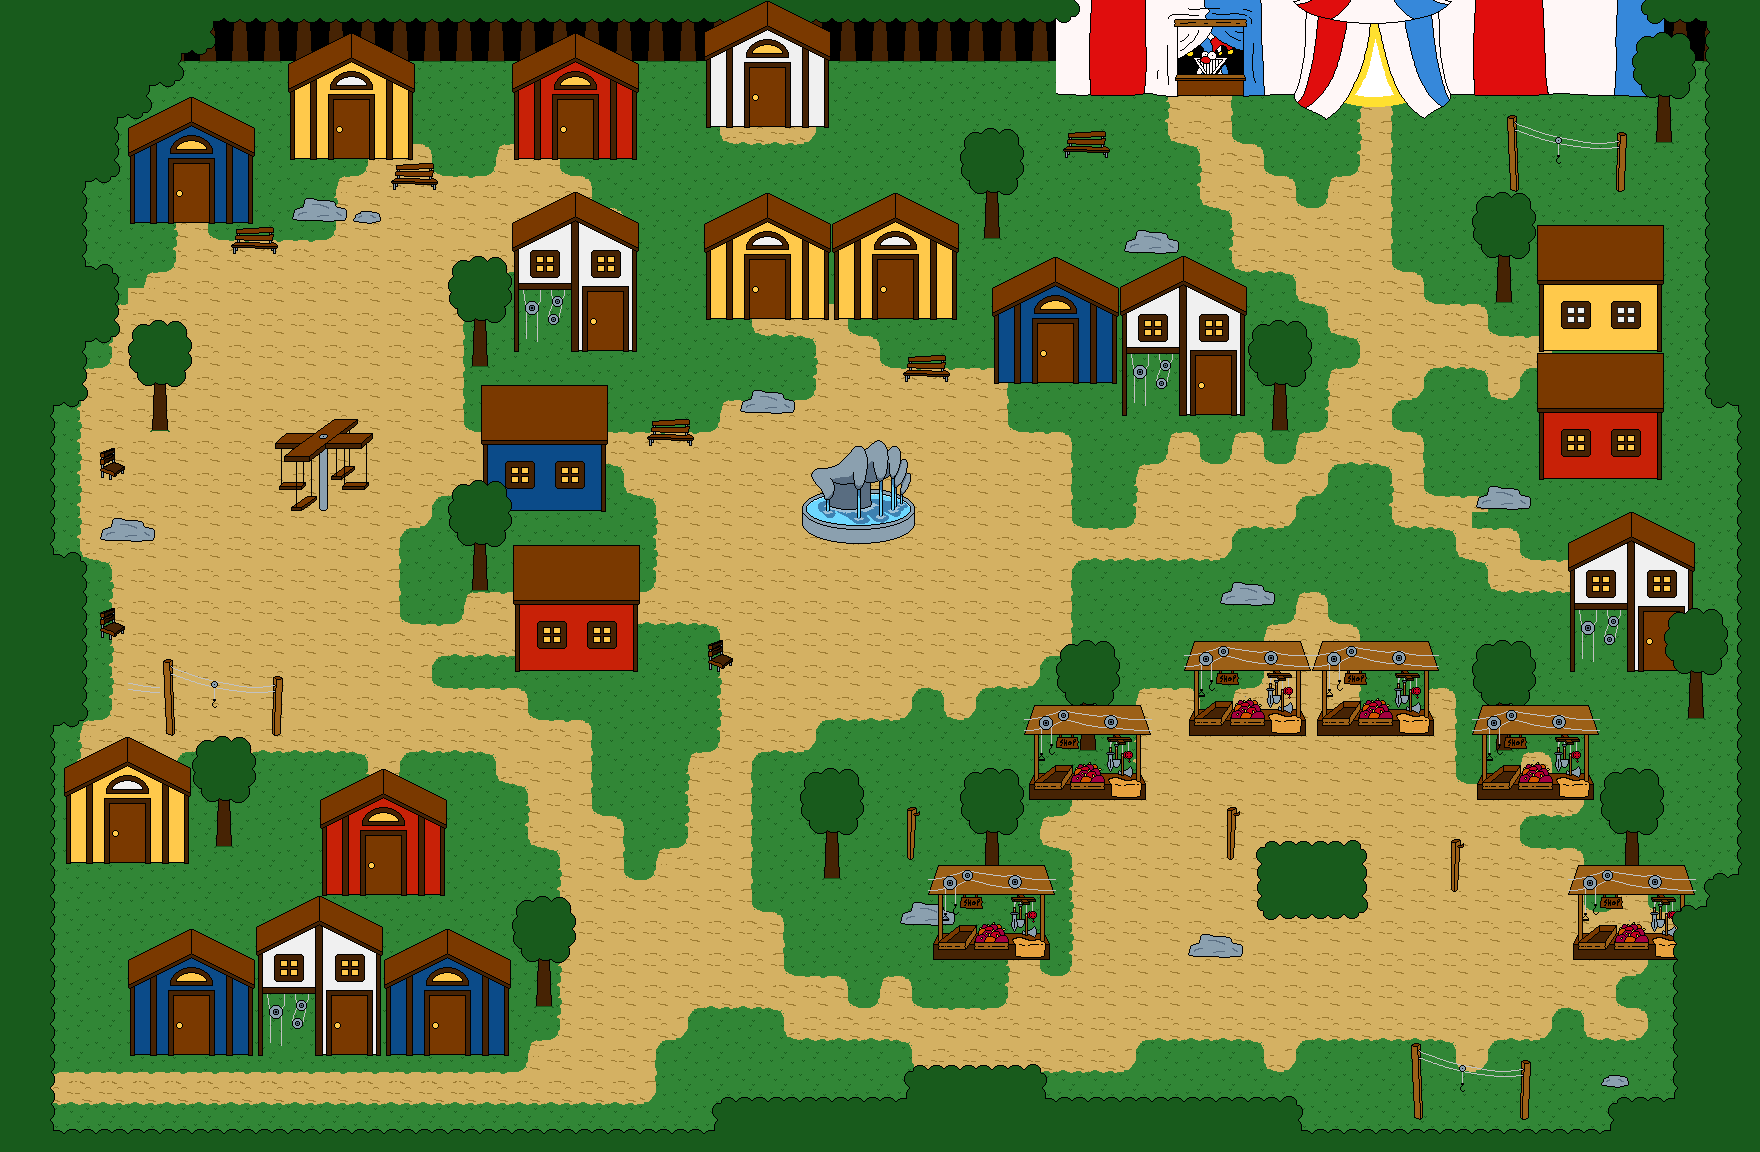

Below is a game level as drawn by its tile map, then a one-line description and the .tmx that defines it (tile-layer data replaced by summaries):
An orthogonal 55x36 tile map with 32x32 px tiles, 4 tile layers (Ground, TreesBottom, Houses, Details), 3 tilesets.

<map version="1.9" tiledversion="1.9.2" orientation="orthogonal" renderorder="right-down" width="55" height="36" tilewidth="32" tileheight="32" infinite="0" nextlayerid="8" nextobjectid="1">
 <tileset firstgid="1" name="ground_tiles" tilewidth="32" tileheight="32" tilecount="15" columns="5">
  <image source="../Textures/ground_tiles.png" width="160" height="96" />
  <wangsets>
   <wangset name="Grass" type="mixed" tile="-1">
    <wangcolor name="" color="#ff0000" tile="-1" probability="1" />
    <wangtile tileid="0" wangid="0,0,0,1,0,0,0,0" />
    <wangtile tileid="1" wangid="0,0,0,1,1,1,0,0" />
    <wangtile tileid="2" wangid="0,0,0,0,0,1,0,0" />
    <wangtile tileid="3" wangid="1,1,0,0,0,1,1,1" />
    <wangtile tileid="4" wangid="1,1,1,1,0,0,0,1" />
    <wangtile tileid="5" wangid="0,1,1,1,0,0,0,0" />
    <wangtile tileid="6" wangid="1,1,1,1,1,1,1,1" />
    <wangtile tileid="7" wangid="0,0,0,0,0,1,1,1" />
    <wangtile tileid="8" wangid="0,0,0,1,1,1,1,1" />
    <wangtile tileid="9" wangid="0,1,1,1,1,1,0,0" />
    <wangtile tileid="10" wangid="0,1,0,0,0,0,0,0" />
    <wangtile tileid="11" wangid="1,1,0,0,0,0,0,1" />
    <wangtile tileid="12" wangid="0,0,0,0,0,0,0,1" />
   </wangset>
   <wangset name="Path" type="mixed" tile="-1">
    <wangcolor name="" color="#ff0000" tile="-1" probability="1" />
    <wangtile tileid="0" wangid="1,1,0,0,0,1,1,1" />
    <wangtile tileid="1" wangid="1,1,0,0,0,0,0,1" />
    <wangtile tileid="2" wangid="1,1,1,1,0,0,0,1" />
    <wangtile tileid="3" wangid="0,0,0,1,0,0,0,0" />
    <wangtile tileid="4" wangid="0,0,0,0,0,1,0,0" />
    <wangtile tileid="5" wangid="0,0,0,0,0,1,1,1" />
    <wangtile tileid="7" wangid="0,1,1,1,0,0,0,0" />
    <wangtile tileid="8" wangid="0,1,0,0,0,0,0,0" />
    <wangtile tileid="9" wangid="0,0,0,0,0,0,0,1" />
    <wangtile tileid="10" wangid="0,0,0,1,1,1,1,1" />
    <wangtile tileid="11" wangid="0,0,0,1,1,1,0,0" />
    <wangtile tileid="12" wangid="0,1,1,1,1,1,0,0" />
    <wangtile tileid="13" wangid="1,1,1,1,1,1,1,1" />
   </wangset>
  </wangsets>
 </tileset>
 <tileset firstgid="16" name="Trees" tilewidth="32" tileheight="32" tilecount="24" columns="6">
  <image source="../Textures/Trees.png" width="192" height="128" />
  <wangsets>
   <wangset name="Tree border" type="mixed" tile="-1">
    <wangcolor name="" color="#ff0000" tile="-1" probability="1" />
    <wangtile tileid="2" wangid="0,0,0,1,1,1,0,0" />
    <wangtile tileid="3" wangid="0,1,1,1,1,1,0,0" />
    <wangtile tileid="4" wangid="1,1,1,1,1,1,1,1" />
    <wangtile tileid="5" wangid="0,0,0,0,0,1,0,0" />
    <wangtile tileid="8" wangid="0,0,0,0,0,1,1,1" />
    <wangtile tileid="9" wangid="1,1,1,1,0,0,0,1" />
    <wangtile tileid="11" wangid="0,0,0,0,0,0,0,1" />
    <wangtile tileid="14" wangid="0,0,0,1,1,1,1,1" />
    <wangtile tileid="15" wangid="0,1,1,1,0,0,0,0" />
    <wangtile tileid="17" wangid="0,1,0,0,0,0,0,0" />
    <wangtile tileid="20" wangid="1,1,0,0,0,1,1,1" />
    <wangtile tileid="21" wangid="1,1,0,0,0,0,0,1" />
    <wangtile tileid="23" wangid="0,0,0,1,0,0,0,0" />
   </wangset>
  </wangsets>
 </tileset>
 <tileset firstgid="40" name="MapSpritesheet" tilewidth="32" tileheight="32" tilecount="380" columns="20">
  <image source="../Textures/MapSpritesheet.png" width="640" height="608" />
 </tileset>
 <layer id="1" name="Ground" width="55" height="36">
  <data>[1980 cells, 1980 non-empty, 16 distinct tile ids]</data>
 </layer>
 <layer id="7" name="TreesBottom" width="55" height="36">
  <data>[1980 cells, 39 non-empty, 11 distinct tile ids]</data>
 </layer>
 <layer id="5" name="Houses" width="55" height="36">
  <data>[1980 cells, 487 non-empty, 243 distinct tile ids]</data>
 </layer>
 <layer id="6" name="Details" width="55" height="36">
  <data>[1980 cells, 477 non-empty, 58 distinct tile ids]</data>
 </layer>
</map>
